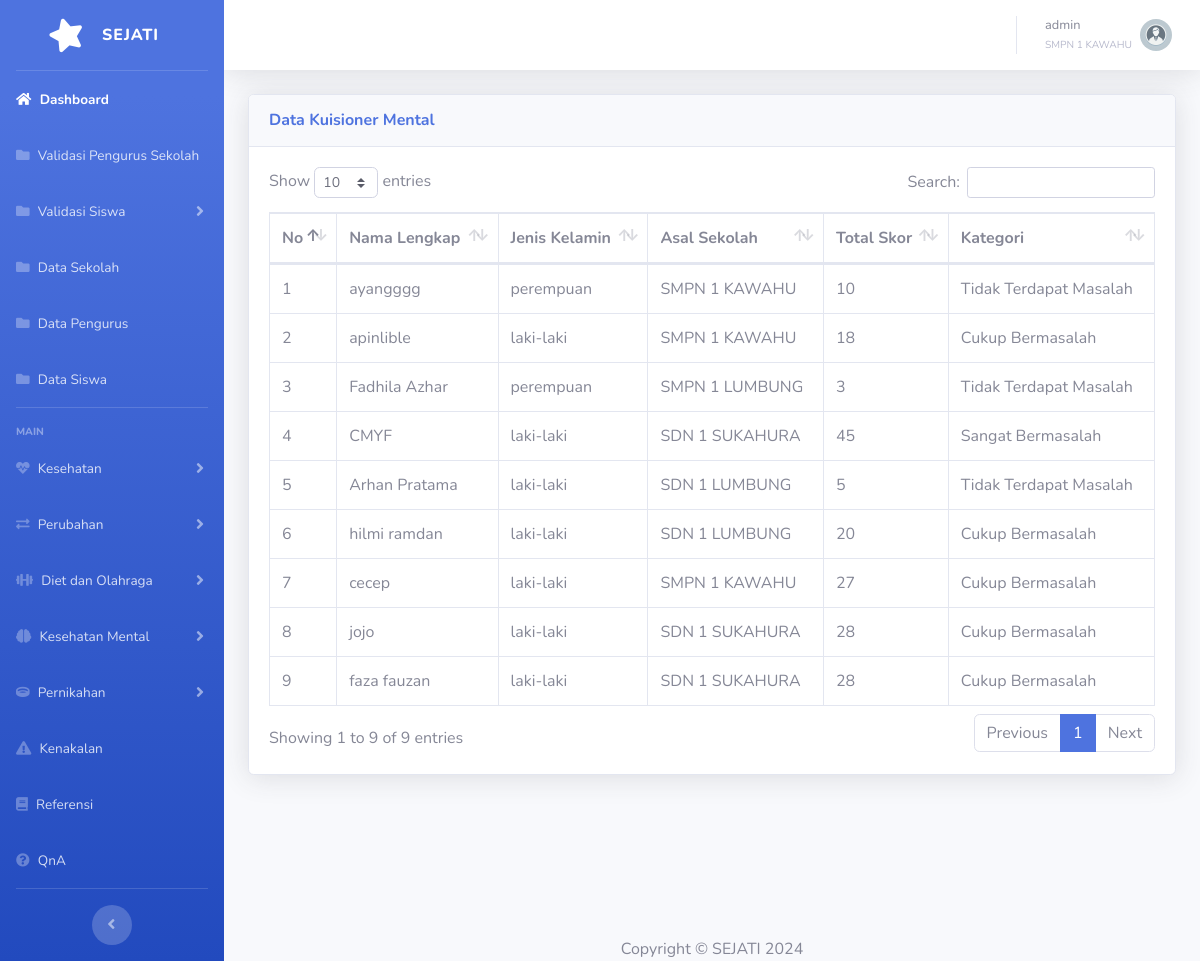
/datamental.php (signed in), run on the app's committed database.
### tables this page shows
CREATE TABLE `tbsekolah` (
  `idsekolah` int(11) NOT NULL,
  `namasekolah` varchar(100) NOT NULL,
  `alamatsekolah` varchar(255) NOT NULL,
  `notelpsekolah` varchar(15) DEFAULT NULL,
  `kepalasekolah` varchar(50) NOT NULL,
  `namapjsekolah` varchar(50) NOT NULL,
  `notelpj` varchar(15) DEFAULT NULL
);

CREATE TABLE `kuisionermental` (
  `idkuisioner` int(11) NOT NULL,
  `idusersiswa` int(11) DEFAULT NULL,
  `q1` int(11) DEFAULT NULL,
  `q2` int(11) DEFAULT NULL,
  `q3` int(11) DEFAULT NULL,
  `q4` int(11) DEFAULT NULL,
  `q5` int(11) DEFAULT NULL,
  `q6` int(11) DEFAULT NULL,
  `q7` int(11) DEFAULT NULL,
  `q8` int(11) DEFAULT NULL,
  `q9` int(11) DEFAULT NULL,
  `q10` int(11) DEFAULT NULL,
  `q11` int(11) DEFAULT NULL,
  `q12` int(11) DEFAULT NULL,
  `q13` int(11) DEFAULT NULL,
  `q14` int(11) DEFAULT NULL,
  `q15` int(11) DEFAULT NULL,
  `totalSkor` int(11) NOT NULL,
  `kategori` varchar(50) NOT NULL
);

CREATE TABLE `tbsiswa` (
  `idsiswa` int(11) NOT NULL,
  `namalengkapsiswa` varchar(255) NOT NULL,
  `nisn` varchar(20) NOT NULL,
  `nik` varchar(20) DEFAULT NULL,
  `tanggallahir` date DEFAULT NULL,
  `namapanggilan` varchar(100) DEFAULT NULL,
  `jeniskelamin` enum('laki-laki','perempuan') NOT NULL,
  `asalsekolah` int(11) DEFAULT NULL,
  `notelp` varchar(15) DEFAULT NULL,
  `alamat` text DEFAULT NULL
);

### datamental.php (the view)
<?php
include 'header.php';
$iduser = $_SESSION['iduser'];
$role = $_SESSION['role'];
if ($role == 'pengurus') {
    $queryAsalSekolah = "SELECT asalsekolah FROM tbuser WHERE iduser = '$iduser'";
    $resultAsalSekolah = mysqli_query($conn, $queryAsalSekolah);
    $rowAsalSekolah = mysqli_fetch_assoc($resultAsalSekolah);
    $asalsekolahPengurus = $rowAsalSekolah['asalsekolah'];
    $queryMental = "SELECT k.idkuisioner, s.namalengkapsiswa, s.jeniskelamin, k.totalSkor, k.kategori, sch.namasekolah
                    FROM kuisionermental k
                    JOIN tbsiswa s ON k.idusersiswa = s.idsiswa
                    JOIN tbsekolah sch ON s.asalsekolah = sch.idsekolah
                    WHERE sch.idsekolah = '$asalsekolahPengurus' AND k.idkuisioner IN (
                        SELECT MAX(idkuisioner)
                        FROM kuisionermental
                        GROUP BY idusersiswa
                    )
                    ORDER BY k.idkuisioner DESC";
} else if ($role == 'admin') {
    $queryMental = "SELECT k.idkuisioner, s.namalengkapsiswa, s.jeniskelamin, k.totalSkor, k.kategori, sch.namasekolah
                    FROM kuisionermental k
                    JOIN tbsiswa s ON k.idusersiswa = s.idsiswa
                    JOIN tbsekolah sch ON s.asalsekolah = sch.idsekolah
                    WHERE k.idkuisioner IN (
                        SELECT MAX(idkuisioner)
                        FROM kuisionermental
                        GROUP BY idusersiswa
                    )
                    ORDER BY k.idkuisioner DESC";
}
$resultMental = mysqli_query($conn, $queryMental);
?>
<?php include 'sidebar.php';?>
<?php include 'topbar.php';?>
<div class="container-fluid">
    <div class="card shadow mb-4">
        <div class="card-header py-3">
            <h6 class="m-0 font-weight-bold text-primary">Data Kuisioner Mental</h6>
        </div>
        <div class="card-body">
        <div class="table-responsive">
                <table class="table table-bordered" id="dataTable" width="100%" cellspacing="0">
                    <thead>
                        <tr>
                            <th>No</th>
                            <th>Nama Lengkap</th>
                            <th>Jenis Kelamin</th>
                            <th>Asal Sekolah</th>
                            <th>Total Skor</th>
                            <th>Kategori</th>
                        </tr>
                    </thead>
                    <tbody>
                        <?php
                        if (mysqli_num_rows($resultMental) > 0) {
                            $no = 1;
                            while ($row = mysqli_fetch_assoc($resultMental)) {
                                echo "<tr>
                                        <td>{$no}</td>
                                        <td>{$row['namalengkapsiswa']}</td>
                                        <td>{$row['jeniskelamin']}</td>
                                        <td>{$row['namasekolah']}</td>
                                        <td>{$row['totalSkor']}</td>
                                        <td>{$row['kategori']}</td>
                                    </tr>";
                                $no++;
                            }
                        } else {
                            echo "<tr>
                                    <td colspan='6' class='text-center'>Belum ada data yang dimasukkan</td>
                                </tr>";
                        }
                        ?>
                    </tbody>
                </table>
            </div>
        </div>
    </div>
</div>
<?php include 'footer.php';?>

### topbar.php (shortened to what this page needs)
<div id="content-wrapper" class="d-flex flex-column">
    <div id="content">
        <nav class="navbar navbar-expand navbar-light bg-white topbar mb-4 static-top shadow">
            <ul class="navbar-nav ml-auto">
                <li class="nav-item dropdown no-arrow">
                    <a class="nav-link dropdown-toggle" href="#" id="userDropdown" role="button"
                    data-toggle="dropdown" aria-haspopup="true" aria-expanded="false">
                        <span class="mr-2 d-none d-lg-inline text-gray-600 small">
                            <?php echo htmlspecialchars($username); ?><br>
                            <small class="text-gray-500"><?php echo htmlspecialchars($namasekolah); ?></small>
                        </span>
                        <?php
                        if ($role == 'admin') {
                            echo '<img class="img-profile rounded-circle" src="img/admin.webp">';
                        } elseif ($role == 'pengurus') {
                            echo '<img class="img-profile rounded-circle" src="img/pengurus.svg">';
                        } elseif ($role == 'siswa') {
                            echo '<img class="img-profile rounded-circle" src="img/siswa.webp">';
                        } else {
                            echo '<img class="img-profile rounded-circle" src="img/pengurus.svg">';
                        }
                        ?>
                    </a>
                </li>
            </ul>
        </nav>

### header.php (style rules this page uses)
.table-responsive { overflow-x: auto; }

### data on the page
tbsekolah: namasekolah "SMPN 1 KAWAHU"
kuisionermental: tbsiswa.namalengkapsiswa "ayangggg", tbsiswa.jeniskelamin "perempuan", tbsekolah.namasekolah "SMPN 1 KAWAHU", totalSkor "10", kategori "Tidak Terdapat Masalah"
kuisionermental: tbsiswa.namalengkapsiswa "apinlible", tbsiswa.jeniskelamin "laki-laki", tbsekolah.namasekolah "SMPN 1 KAWAHU", totalSkor "18", kategori "Cukup Bermasalah"
kuisionermental: tbsiswa.namalengkapsiswa "Fadhila Azhar", tbsiswa.jeniskelamin "perempuan", tbsekolah.namasekolah "SMPN 1 LUMBUNG", totalSkor "3", kategori "Tidak Terdapat Masalah"
kuisionermental: tbsiswa.namalengkapsiswa "CMYF", tbsiswa.jeniskelamin "laki-laki", tbsekolah.namasekolah "SDN 1 SUKAHURA", totalSkor "45", kategori "Sangat Bermasalah"
kuisionermental: tbsiswa.namalengkapsiswa "Arhan Pratama", tbsiswa.jeniskelamin "laki-laki", tbsekolah.namasekolah "SDN 1 LUMBUNG", totalSkor "5", kategori "Tidak Terdapat Masalah"
kuisionermental: tbsiswa.namalengkapsiswa "hilmi ramdan", tbsiswa.jeniskelamin "laki-laki", tbsekolah.namasekolah "SDN 1 LUMBUNG", totalSkor "20", kategori "Cukup Bermasalah"
kuisionermental: tbsiswa.namalengkapsiswa "cecep", tbsiswa.jeniskelamin "laki-laki", tbsekolah.namasekolah "SMPN 1 KAWAHU", totalSkor "27", kategori "Cukup Bermasalah"
kuisionermental: tbsiswa.namalengkapsiswa "jojo", tbsiswa.jeniskelamin "laki-laki", tbsekolah.namasekolah "SDN 1 SUKAHURA", totalSkor "28", kategori "Cukup Bermasalah"
kuisionermental: tbsiswa.namalengkapsiswa "faza fauzan", tbsiswa.jeniskelamin "laki-laki", tbsekolah.namasekolah "SDN 1 SUKAHURA", totalSkor "28", kategori "Cukup Bermasalah"

### other printed values
$username "admin"
